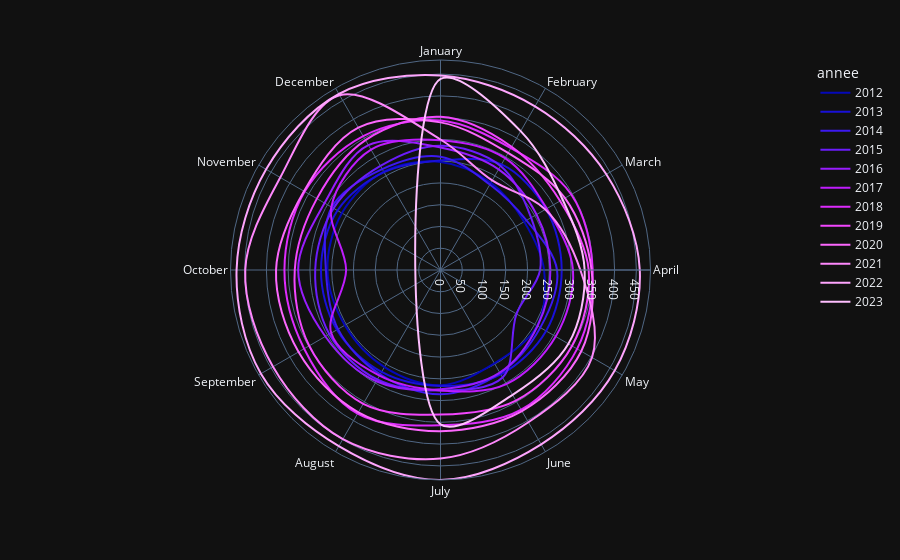

The cell this chart's notebook holds for it:
### Code cell
fig = px.line_polar(df, r="valeur_moy", theta="mois_nom", color="annee",
                    color_discrete_sequence=px.colors.sequential.Plotly3, line_close=True,
                    template="plotly_dark",line_shape='spline')
fig.show()

### Figure 1 — Plotly figure (JSON) as saved in the notebook; plotly's stock layout.template omitted (floating-point values rounded to 4 significant figures)
{"data": [{"hovertemplate": "annee=2012<br>valeur_moy=%{r}<br>mois_nom=%{theta}<extra></extra>", "legendgroup": "2012", "line": {"color": "#0508b8", "dash": "solid", "shape": "spline"}, "marker": {"symbol": "circle"}, "mode": "lines", "name": "2012", "r": [248.4, 231.4, 222.0, 238.0, 256.6, 247.7, 264.8, 257.6, 253.8, 259.7, 261.5, 260.7, 248.4], "showlegend": true, "subplot": "polar", "theta": ["January", "February", "March", "April", "May", "June", "July", "August", "September", "October", "November", "December", "January"], "type": "scatterpolar"}, {"hovertemplate": "annee=2013<br>valeur_moy=%{r}<br>mois_nom=%{theta}<extra></extra>", "legendgroup": "2013", "line": {"color": "#1910d8", "dash": "solid", "shape": "spline"}, "marker": {"symbol": "circle"}, "mode": "lines", "name": "2013", "r": [251.8, 280.0, 279.9, 278.5, 280.2, 276.8, 266.5, 270.6, 274.9, 274.6, 273.3, 259.6, 251.8], "showlegend": true, "subplot": "polar", "theta": ["January", "February", "March", "April", "May", "June", "July", "August", "September", "October", "November", "December", "January"], "type": "scatterpolar"}, {"hovertemplate": "annee=2014<br>valeur_moy=%{r}<br>mois_nom=%{theta}<extra></extra>", "legendgroup": "2014", "line": {"color": "#3c19f0", "dash": "solid", "shape": "spline"}, "marker": {"symbol": "circle"}, "mode": "lines", "name": "2014", "r": [260.4, 226.7, 228.1, 267.7, 264.8, 273.7, 285.7, 277.0, 271.9, 263.3, 288.5, 267.7, 260.4], "showlegend": true, "subplot": "polar", "theta": ["January", "February", "March", "April", "May", "June", "July", "August", "September", "October", "November", "December", "January"], "type": "scatterpolar"}, {"hovertemplate": "annee=2015<br>valeur_moy=%{r}<br>mois_nom=%{theta}<extra></extra>", "legendgroup": "2015", "line": {"color": "#6b1cfb", "dash": "solid", "shape": "spline"}, "marker": {"symbol": "circle"}, "mode": "lines", "name": "2015", "r": [285.5, 276.2, 240.4, 228.9, 201.7, 285.3, 276.8, 290.5, 294.8, 287.9, 283.6, 276.0, 285.5], "showlegend": true, "subplot": "polar", "theta": ["January", "February", "March", "April", "May", "June", "July", "August", "September", "October", "November", "December", "January"], "type": "scatterpolar"}, {"hovertemplate": "annee=2016<br>valeur_moy=%{r}<br>mois_nom=%{theta}<extra></extra>", "legendgroup": "2016", "line": {"color": "#981cfd", "dash": "solid", "shape": "spline"}, "marker": {"symbol": "circle"}, "mode": "lines", "name": "2016", "r": [281.4, 266.9, 254.8, 252.5, 257.4, 272.4, 273.9, 295.1, 305.4, 327.1, 307.6, 331.4, 281.4], "showlegend": true, "subplot": "polar", "theta": ["January", "February", "March", "April", "May", "June", "July", "August", "September", "October", "November", "December", "January"], "type": "scatterpolar"}, {"hovertemplate": "annee=2017<br>valeur_moy=%{r}<br>mois_nom=%{theta}<extra></extra>", "legendgroup": "2017", "line": {"color": "#bf1cfd", "dash": "solid", "shape": "spline"}, "marker": {"symbol": "circle"}, "mode": "lines", "name": "2017", "r": [298.1, 296.6, 282.0, 304.4, 305.6, 302.8, 277.0, 280.5, 289.9, 216.8, 289.6, 319.3, 298.1], "showlegend": true, "subplot": "polar", "theta": ["January", "February", "March", "April", "May", "June", "July", "August", "September", "October", "November", "December", "January"], "type": "scatterpolar"}, {"hovertemplate": "annee=2018<br>valeur_moy=%{r}<br>mois_nom=%{theta}<extra></extra>", "legendgroup": "2018", "line": {"color": "#dd2bfd", "dash": "solid", "shape": "spline"}, "marker": {"symbol": "circle"}, "mode": "lines", "name": "2018", "r": [343.3, 323.5, 347.0, 349.6, 362.5, 370.6, 356.8, 381.2, 361.8, 358.6, 360.4, 355.2, 343.3], "showlegend": true, "subplot": "polar", "theta": ["January", "February", "March", "April", "May", "June", "July", "August", "September", "October", "November", "December", "January"], "type": "scatterpolar"}, {"hovertemplate": "annee=2019<br>valeur_moy=%{r}<br>mois_nom=%{theta}<extra></extra>", "legendgroup": "2019", "line": {"color": "#f246fe", "dash": "solid", "shape": "spline"}, "marker": {"symbol": "circle"}, "mode": "lines", "name": "2019", "r": [352.1, 327.0, 317.3, 340.5, 348.8, 346.5, 332.2, 354.9, 348.4, 334.9, 328, 344.7, 352.1], "showlegend": true, "subplot": "polar", "theta": ["January", "February", "March", "April", "May", "June", "July", "August", "September", "October", "November", "December", "January"], "type": "scatterpolar"}, {"hovertemplate": "annee=2020<br>valeur_moy=%{r}<br>mois_nom=%{theta}<extra></extra>", "legendgroup": "2020", "line": {"color": "#fc67fd", "dash": "solid", "shape": "spline"}, "marker": {"symbol": "circle"}, "mode": "lines", "name": "2020", "r": [339.2, 310.6, 330.3, 347.1, 373.5, 374.2, 370.3, 377.5, 376.5, 377.9, 362.2, 377.9, 339.2], "showlegend": true, "subplot": "polar", "theta": ["January", "February", "March", "April", "May", "June", "July", "August", "September", "October", "November", "December", "January"], "type": "scatterpolar"}, {"hovertemplate": "annee=2021<br>valeur_moy=%{r}<br>mois_nom=%{theta}<extra></extra>", "legendgroup": "2021", "line": {"color": "#fe88fc", "dash": "solid", "shape": "spline"}, "marker": {"symbol": "circle"}, "mode": "lines", "name": "2021", "r": [299.9, 237.7, 278.1, 321.4, 402.0, 403.9, 433.2, 448.6, 444.4, 448.6, 425.1, 463.8, 299.9], "showlegend": true, "subplot": "polar", "theta": ["January", "February", "March", "April", "May", "June", "July", "August", "September", "October", "November", "December", "January"], "type": "scatterpolar"}, {"hovertemplate": "annee=2022<br>valeur_moy=%{r}<br>mois_nom=%{theta}<extra></extra>", "legendgroup": "2022", "line": {"color": "#fea5fd", "dash": "solid", "shape": "spline"}, "marker": {"symbol": "circle"}, "mode": "lines", "name": "2022", "r": [446.9, 434.3, 439.9, 457.9, 462.2, 462.6, 482.5, 467.3, 476.4, 468.6, 462.6, 467.0, 446.9], "showlegend": true, "subplot": "polar", "theta": ["January", "February", "March", "April", "May", "June", "July", "August", "September", "October", "November", "December", "January"], "type": "scatterpolar"}, {"hovertemplate": "annee=2023<br>valeur_moy=%{r}<br>mois_nom=%{theta}<extra></extra>", "legendgroup": "2023", "line": {"color": "#febefe", "dash": "solid", "shape": "spline"}, "marker": {"symbol": "circle"}, "mode": "lines", "name": "2023", "r": [439.0, 368.4, 323.9, 331.2, 339.4, 331.1, 354.6, 439.0], "showlegend": true, "subplot": "polar", "theta": ["January", "February", "March", "April", "May", "June", "July", "January"], "type": "scatterpolar"}], "layout": {"legend": {"title": {"text": "annee"}, "tracegroupgap": 0}, "margin": {"t": 60}, "polar": {"angularaxis": {"direction": "clockwise", "rotation": 90}, "domain": {"x": [0, 1], "y": [0, 1]}}}}
